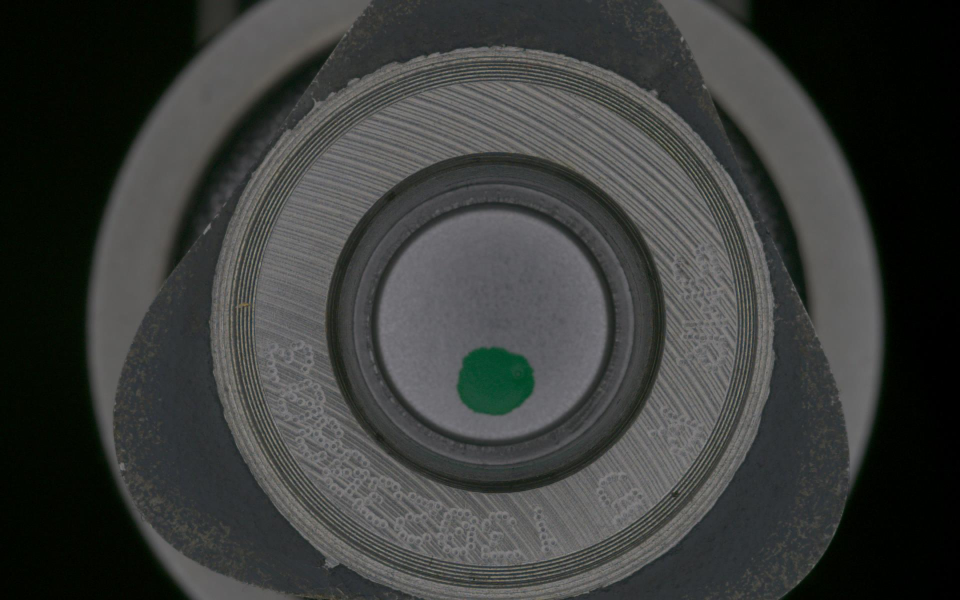
#> input picture Endface/End_face_complete_part1_91.5_degree.jpg, 1920 x 1200 px, found by its file name (shown at 1/2 size)
$ python 'Origin shift.py'
#> lines starting #> are read from the running program, lines starting #| are printed output that depends on the picture; after the words box and inside, x2 and y2 are one past the last pixel; in counts of white or black regions, pixels touching at a corner belong together
import cv2
import numpy as np
import math

# [4 lines of commented-out code are left out]
face = 'complete'

# Load the image and convert it to grayscale
img = cv2.imread(r'g:\AI Engineering\Co-ops\Chitwan Singh\Plane Distortion\Endface\End_face_complete_part1_91.5_degree.jpg')
#> img is the input picture: shape (1200, 1920, 3); mean B, G, R 58.6, 60.5, 58.5
gray = cv2.cvtColor(img, cv2.COLOR_BGR2GRAY)

# Apply histogram equalization to enhance contrast
equalized = cv2.equalizeHist(gray)
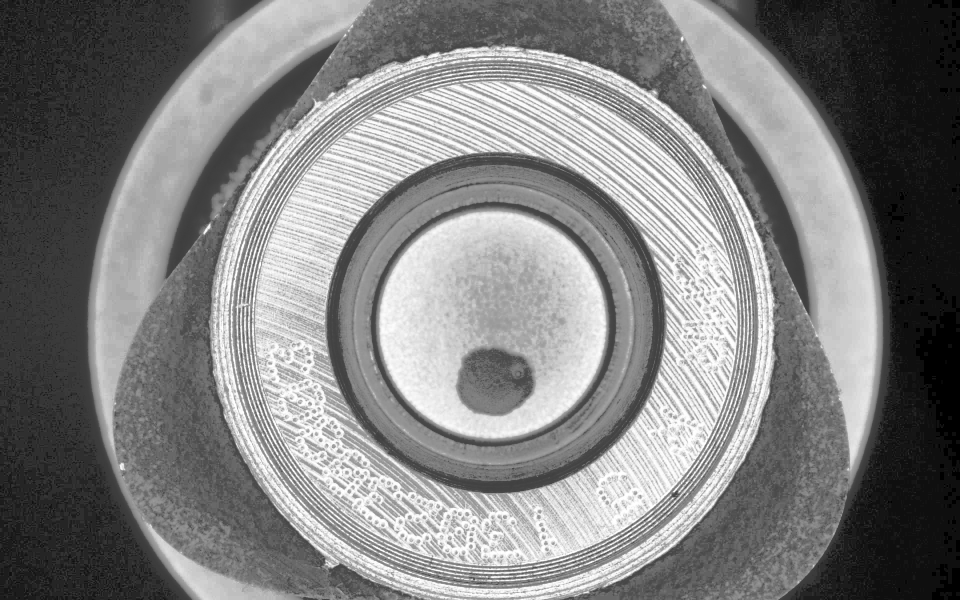
#> equalized: shape (1200, 1920) (shown at 1/2 size); min 0, max 255, mean 128.3

# Calculate the minimum and maximum pixel values
min_val = np.min(gray)
#> min_val = 0
max_val = np.max(gray)
#> max_val = 146

# Calculate the scaling factors
a = 0  # New minimum value
b = 255  # New maximum value
c = min_val  # Current minimum value
#> c = 0
d = max_val  # Current maximum value
#> d = 146

# Apply contrast stretching
stretched = np.uint8(((gray - c) * ((b - a) / (d - c))) + a)
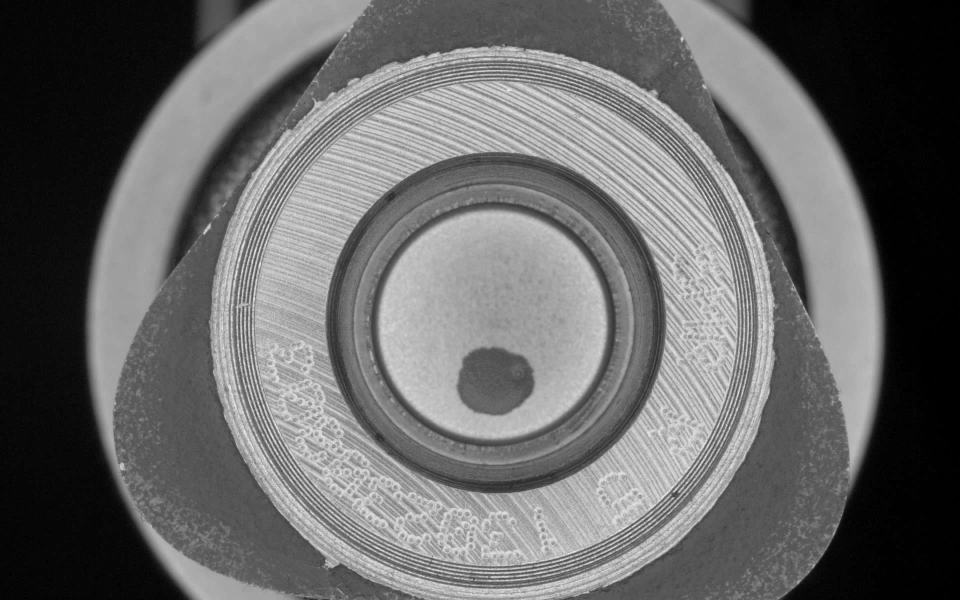
#> stretched: shape (1200, 1920) (shown at 1/2 size); min 0, max 255, mean 103.8

# Apply edge detection using Canny
edges = cv2.Canny(stretched, 200, 400)
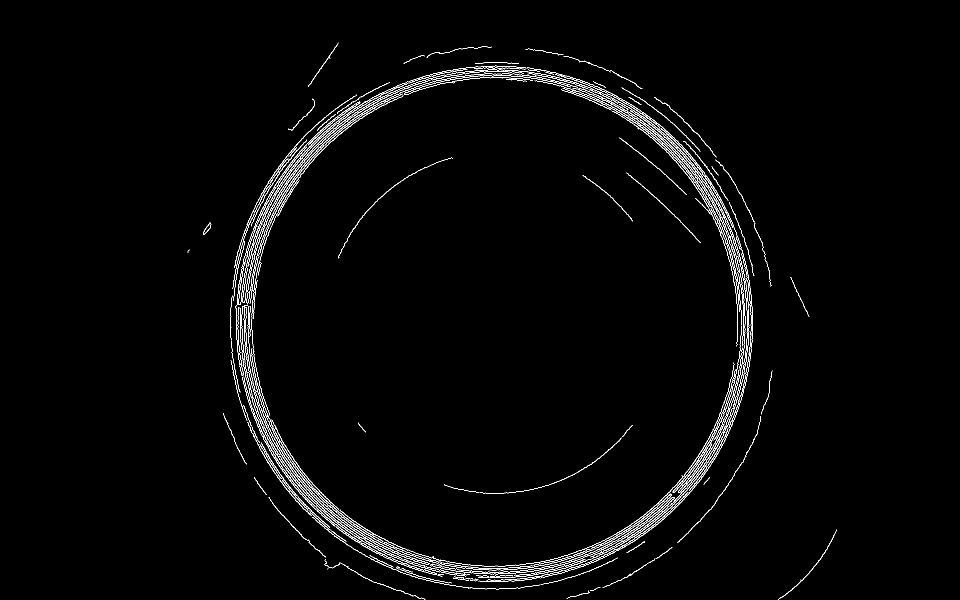
#> edges: shape (1200, 1920) (shown at 1/2 size); 1.8% white in thin lines or dots, all inside (x1, y1, x2, y2) = (375, 85, 1673, 1200)

# Find contours in the image
contours, hierarchy = cv2.findContours(edges, cv2.RETR_EXTERNAL, cv2.CHAIN_APPROX_SIMPLE)
#> contours = 199 contours, 115 with area under 20; largest, box (x1, y1, x2, y2) and area: (1174, 618, 1499, 1121) 1298, (1145, 176, 1491, 847) 988, (1144, 179, 1422, 414) 744, (476, 166, 806, 610) 667, (888, 139, 1497, 617) 458

# Set the minimum and maximum area thresholds for filtering ellipses
if face == 'complete':
    min_area = 0
    max_area = 3000000
if face == 'right':
    min_area = 400000
    max_area = 10000000
if face == 'left':
    min_area = 400000
    max_area = 10000000
if face == 'top':
    min_area = 400000
    max_area = 10000000
if face == 'bottom':
    min_area = 4
    max_area = 100000000000
# Fit ellipses to the contours and calculate the angle of inclination
angles = []
for cnt in contours:

    perimeter = cv2.arcLength(cnt, True)
    approx = cv2.approxPolyDP(cnt, 0.04 * perimeter, True)

    if len(cnt) >= 5:
        ellipse = cv2.fitEllipse(cnt)
        ellipse_area = math.pi * ellipse[1][0] * ellipse[1][1]
        if min_area <= ellipse_area <= max_area:
            angles.append(ellipse[2])
            cv2.ellipse(img, ellipse, (0, 255, 0), 2)  # Draw ellipse on the image


    # If the contour has a high approximation accuracy (close to 4 vertices), it can be considered a circle
    elif len(approx) >= 8:
        (x, y), radius = cv2.minEnclosingCircle(cnt)
        center = (int(x), int(y))
        radius = int(radius)
        cv2.circle(img, center, radius, (0, 255, 0), 2)
#> this loop made 199 passes
#> (perimeter, approx, ellipse, ellipse_area) on passes 1, 2, 3, 6, 7, 8, 9, 10: (109, [[1178, 1184], [1133, 1196]], ((1157.6, 1188.7), (4.62, 46.4), 74.8), 673.8), (45.8, [[1200, 1174], [1180, 1181]], ((1190.4, 1177.7), (2.08, 19.65), 70.11), 128.2), (113.9, [[1134, 1157], [1082, 1169]], ((1107, 1162.8), (2.02, 45.74), 76.82), 290.3), (70.04, [[906, 1156], [937, 1160]], ((922.6, 1158.2), (1.55, 33.98), 96.51), 165.4), (265.1, [[1080, 1156], [957, 1162]], ((1015.7, 1156.5), (10.95, 128.3), 87.09), 4410.6), (44.73, [[907, 1154], [927, 1156]], ((916.8, 1154.5), (1.82, 21.04), 96.45), 120.1), (101.7, [[952, 1150], [977, 1155]], ((966, 1152.8), (4.72, 24.83), 94.8), 368.3), (65.31, [[1059, 1148], [1028, 1150]], ((1041.4, 1149), (1.56, 30), 86.94), 146.6)
#> (perimeter, ellipse, ellipse_area) on passes 4, 5, 11, 19, 22, 28: (33.56, ((952.1, 1159.3), (4.56, 7.69), 76.38), 110.3), (49.56, ((937.7, 1159), (4.85, 18.37), 92.04), 279.8), (44.14, ((881.4, 1149.7), (4.33, 12.03), 95.38), 163.7), (35.46, ((795.5, 1135), (4.01, 9.02), 123.7), 113.7), (68.43, ((870.9, 1131.2), (5.2, 22.76), 100.7), 371.7), (49.46, ((652.4, 1125.7), (7.74, 13.55), 163.4), 329.4)
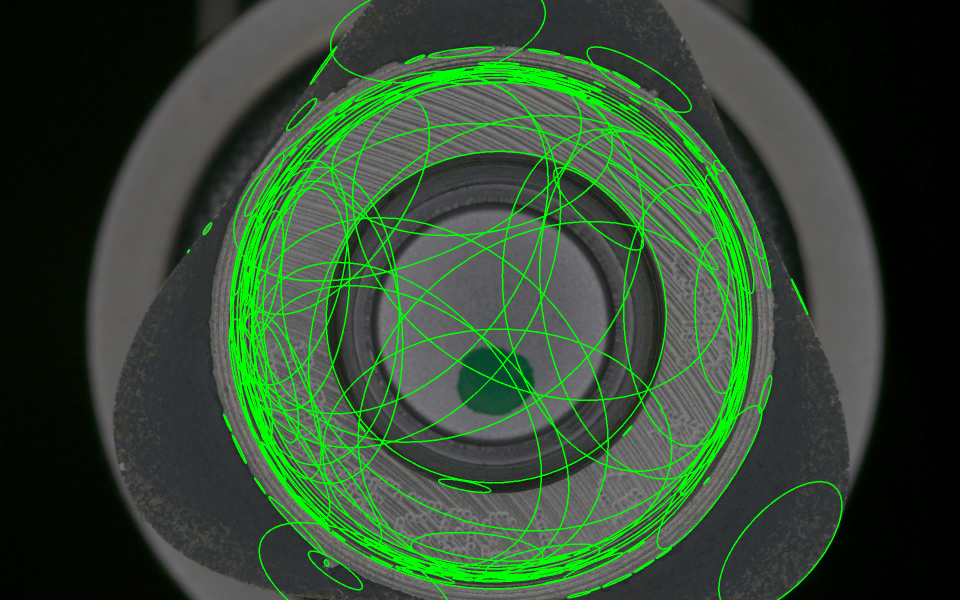
#> img: shape (1200, 1920, 3) (shown at 1/2 size); 8.49% of pixels changed, all inside (x1, y1, x2, y2) = (374, 0, 1685, 1200)
#> after the loop, angles = 184 values, max 180 at index 87, min 0.819 at index 89, mean 94

# Calculate the average angle of inclination
avg_angle = np.mean(angles)
#> avg_angle = 94

# Calculate the plane of inclination
plane_angle = 90 - avg_angle
#> plane_angle = -4

# Show the image with detected ellipses
cv2.imwrite("Ellipses.jpg", img)
cv2.waitKey(0)
cv2.destroyAllWindows()

print("The object is inclined at an angle of {:.2f} degrees with respect to the image plane".format(plane_angle))
#| The object is inclined at an angle of -4.00 degrees with respect to the image plane
print("Maximum inclination angle: {:.2f} degrees".format(max(angles)))
#| Maximum inclination angle: 180.00 degrees
